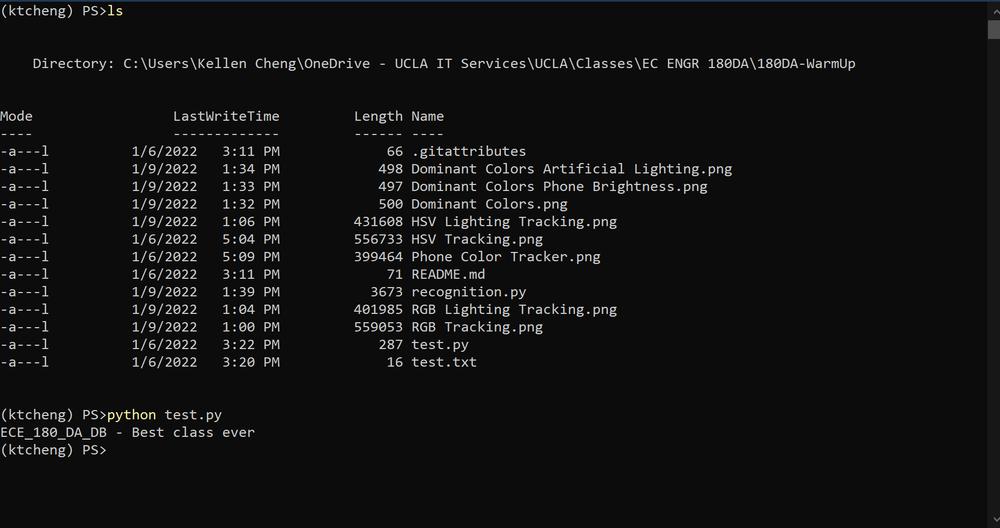
#> input picture Test VENV.png, 1000 x 528 px, shrunk from 1823 x 962 before the run, given in place of the camera
$ python recognition.py
#> lines starting #> are read from the running program, lines starting #| are printed output that depends on the picture; after the words box and inside, x2 and y2 are one past the last pixel; in counts of white or black regions, pixels touching at a corner belong together
# -*- coding: utf-8 -*-
"""
Created on Thu Jan  6 15:24:15 2022

@author: Kellen Cheng

Dominant color finding code can be credited towards the following:
https://code.likeagirl.io/finding-dominant-colour-on-an-image-b4e075f98097

- Functions that are utilized are the same and are pulled from the source
- Altered the pipeline regarding image conversion before Kmeans analysis, such
  that image channels are manually reversed for intuitive sense (line 95)

Baseline video feed control loop code can be credited towards the following:
https://docs.opencv.org/3.0-beta/doc/py_tutorials/py_gui/py_video_display/
py_video_display.html

- Overall structure is retained
- Color segmentation capacity is added to track the color range of Blue
- Additionally, the above line method is utilized for both HSV and RGB ranges
- Other changes include adding code that can draw real-time contour boxes around
  the tracked object
"""

import cv2
import sys
import numpy as np
import matplotlib.pyplot as plt
from sklearn.cluster import KMeans
import matplotlib.patches as patches

# %% Dominant Color Tutorial Functions
def find_histogram(clt):
    """
    create a histogram with k clusters
    :param: clt
    :return:hist
    """
    numLabels = np.arange(0, len(np.unique(clt.labels_)) + 1)
    (hist, _) = np.histogram(clt.labels_, bins=numLabels)

    hist = hist.astype("float")
    hist /= hist.sum()

    return hist

def plot_colors2(hist, centroids):
    bar = np.zeros((50, 300, 3), dtype="uint8")
    startX = 0

    for (percent, color) in zip(hist, centroids):
        # plot the relative percentage of each cluster
        endX = startX + (percent * 300)
        cv2.rectangle(bar, (int(startX), 0), (int(endX), 50),
                      color.astype("uint8").tolist(), -1)
        startX = endX

    # return the bar chart
    return bar

# %% Video Feed Control Loop
cap = cv2.VideoCapture(0)
first = True
test_frame = None
test_mask = None

while(True):
    # Frame-by-frame
    ret, frame = cap.read()
#> frame is the input picture: shape (528, 1000, 3); mean B, G, R 18.5, 18.4, 18.3

    # Find blue objects in our video feed
    hsv = cv2.cvtColor(frame, cv2.COLOR_BGR2HSV) # HSV
#> hsv: shape (528, 1000, 3); mean H, S, V 8.4, 13.1, 19.7
    # hsv = cv2.cvtColor(frame, cv2.COLOR_BGR2RGB) # RGB

    # HSV Color Range for Blue
    lower_blue = np.array([100,150,20]) # RGB = 17, 51, 0
    upper_blue = np.array([140,255,255]) # RGB = 0, 255, 85
    mask = cv2.inRange(hsv, lower_blue, upper_blue)
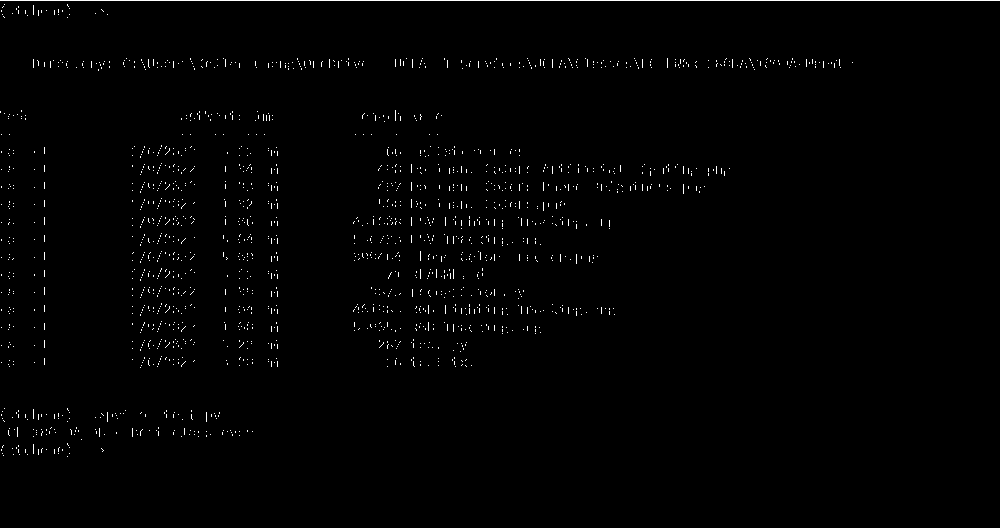
#> mask: shape (528, 1000); 0.95% white in thin lines or dots, all inside (x1, y1, x2, y2) = (0, 0, 1000, 457)

    # RGB Color Range for Blue
    # lower_blue = np.array([17,51,0]) # RGB = 17, 51, 0
    # upper_blue = np.array([65,105,225]) # RGB = 0, 255, 85
    # mask = cv2.inRange(hsv, np.array([0,0,190]), np.array([140,255,255]))

    # Find the maximum contour and draw a rectangle over it
    contour, _ = cv2.findContours(mask, cv2.RETR_TREE, cv2.CHAIN_APPROX_NONE)
#> contour = 1807 contours, all with area under 20

    # Draw contours on the live frames before displaying
    if len(contour) != 0:
        c = max(contour, key = cv2.contourArea)
#> c = [[67, 456]]
        x,y,w,h = cv2.boundingRect(c)
#> x = 67; y = 456; w = 1; h = 1
        frame = cv2.rectangle(frame, (x, y), (x+w, y+h), (255,0,0), 2)
#> frame: shape (528, 1000, 3); under 0.01% of pixels changed, all inside (x1, y1, x2, y2) = (66, 455, 70, 459)

    # Display the resulting frame
    cv2.imshow('frame', frame)
    if cv2.waitKey(1) & 0xFF == ord('q'):
#> (key q is pressed here)
        break

# When everything done, release the capture
cap.release()
cv2.destroyAllWindows()

# %% Kmeans Dominant Colors
img = frame[..., ::-1] # Reverse the channels to get to RGB

img = img.reshape((img.shape[0] * img.shape[1],3)) #represent as row*column,channel number
clt = KMeans(n_clusters=5) #cluster number
clt.fit(img)

hist = find_histogram(clt)
bar = plot_colors2(hist, clt.cluster_centers_)
#> after the loop in plot_colors2, `for (percent, color) in zip(hist, centroids):`:
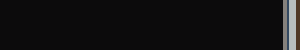
#> bar: shape (50, 300, 3); mean of channels 0, 1, 2 18.5, 17.8, 18.8; drawn as B, G, R

plt.axis("off")
plt.imshow(bar)
plt.show()
